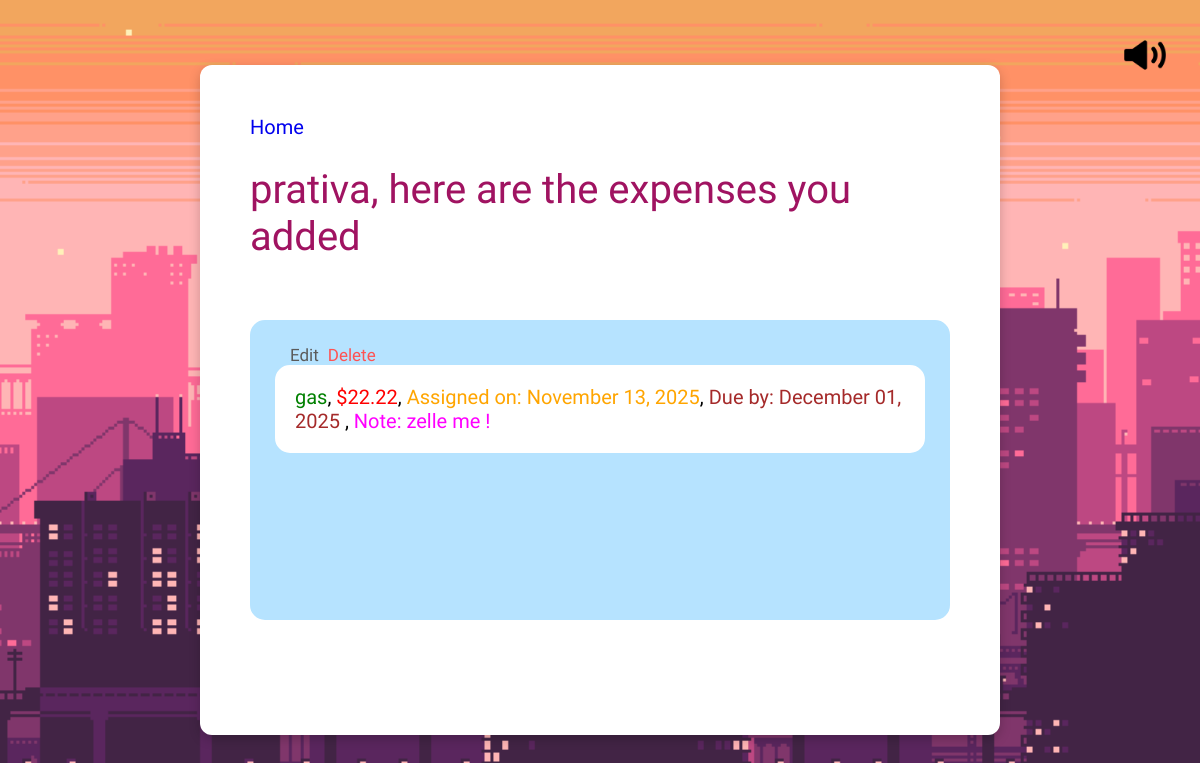
Page /my_expenses/1 on the earlier database version.
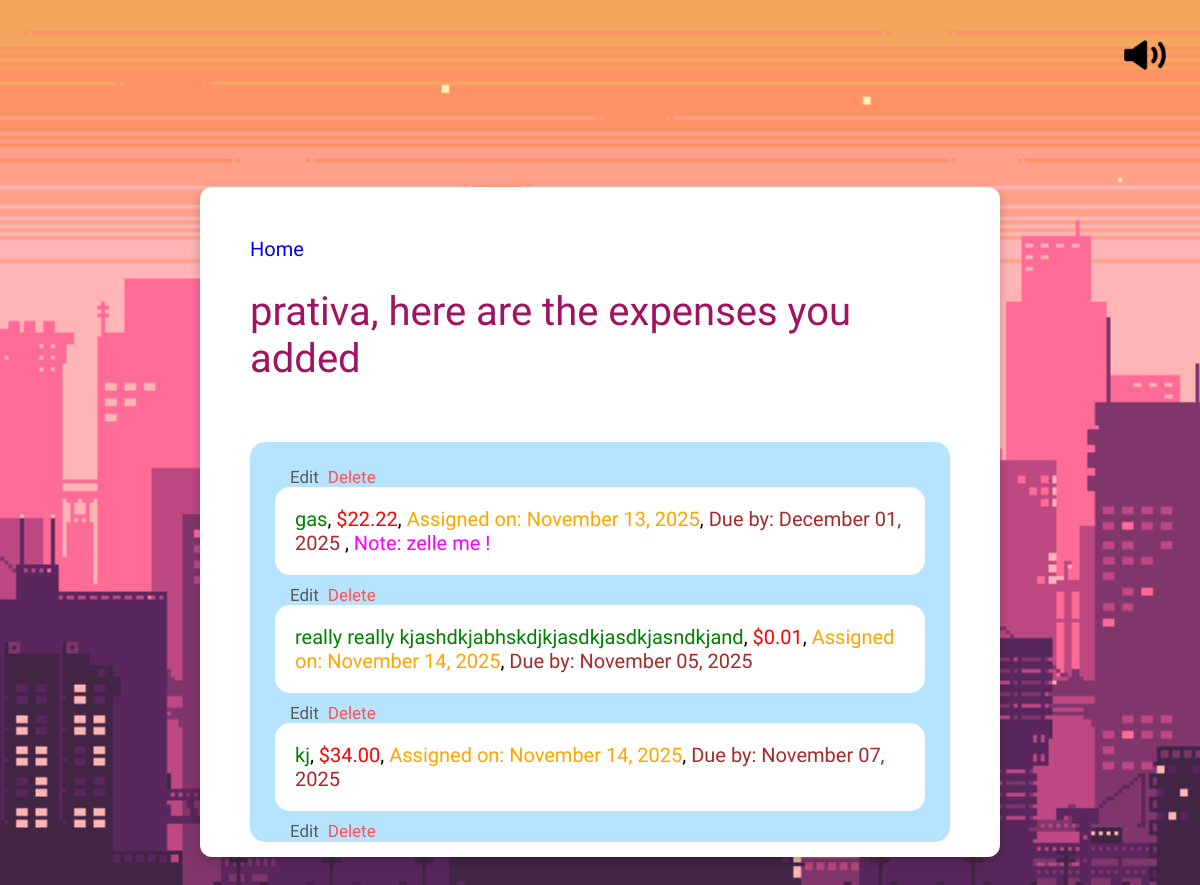
Same page on the later database version.
### app.py (models this page shows, shortened)
class Expense(db.Model):
    id = db.Column(db.Integer, primary_key= True)
    title = db.Column(db.String(20))
    cost = db.Column(db.Numeric(10, 2), nullable=False)
    assigned_on = db.Column(db.DateTime, default=datetime.now(timezone.utc))
    assigned_by_id = db.Column(db.Integer, db.ForeignKey('user.id'))
    creator = db.relationship('User', backref='created_expenses')
    due_by = db.Column(db.DateTime)
    note = db.Column(db.String(200))
    completed = db.Column(db.Integer, default=0) #1= true/complete, 0=false/incomplete

### app.py (the view)
@app.route("/my_expenses/<int:user_id>")
def my_expenses(user_id:int):
    user = User.query.get_or_404(user_id)
    user_expenses = Expense.query.filter_by(assigned_by_id=user.id).order_by(Expense.assigned_on).all()
    try:
        return render_template("my_expenses.html", user=user, expenses=user_expenses)
    except Exception as e:
        print(f"Error: {e}")
        return f"ERROR: {e}"

### templates/my_expenses.html
{% extends"base.html"%}
{% block body %}
    <div class="my_expenses">
        <div class="home">
            <a href="/"> Home </a>
        </div>
        <h1 class="dashboard_welcome">{{user.name}}, here are the expenses you added </h1>
        {% if expenses %}
            <div class="expense_container">
                {%for expense in expenses%}
                    <a id="edit_ex" href="/edit_expense/{{user.id}}/{{expense.id}}">Edit</a>
                    <a id="del_ex" href="/delete_expense/{{user.id}}/{{expense.id}}" onclick="return confirm('Are you sure you want to delete this expense?');">Delete</a>
                    <div class="each_expense">
                        <text style="color:green;">{{expense.title}}</text>,
                        <text style="color:red;">${{expense.cost}}</text>,
                        <text style="color:orange;">Assigned on:
                        {{expense.assigned_on.strftime("%B %d, %Y")}}</text>,
                        <text style="color:brown;">
                        Due by:
                        {{expense.due_by.strftime("%B %d, %Y")}} </text>
                        {% if expense.note%}
                            , <text style="color:magenta;">Note:
                            {{expense.note}}</text>
                        {%endif%}
                    </div>
                {%endfor%}
            </div>
        {%else%}
            <p class="sub-title"> Looks like you haven't added any expenses yet </p>
            <form action="/add_expense/{{user.id}}" method="GET">
                <input type="submit", value="Add Expense", id="btn_add_expense">
            </form>
        {%endif%}
    </div>
{% endblock %}

Differences in the rows shown:
added Expense: title "really really kjashdkjabhskdjkjasdkjasdkjasndkjand", cost "0.01", assigned_on "November 14, 2025", due_by "November 05, 2025"
added Expense: title "kj", cost "34.00", assigned_on "November 14, 2025", due_by "November 07, 2025"
